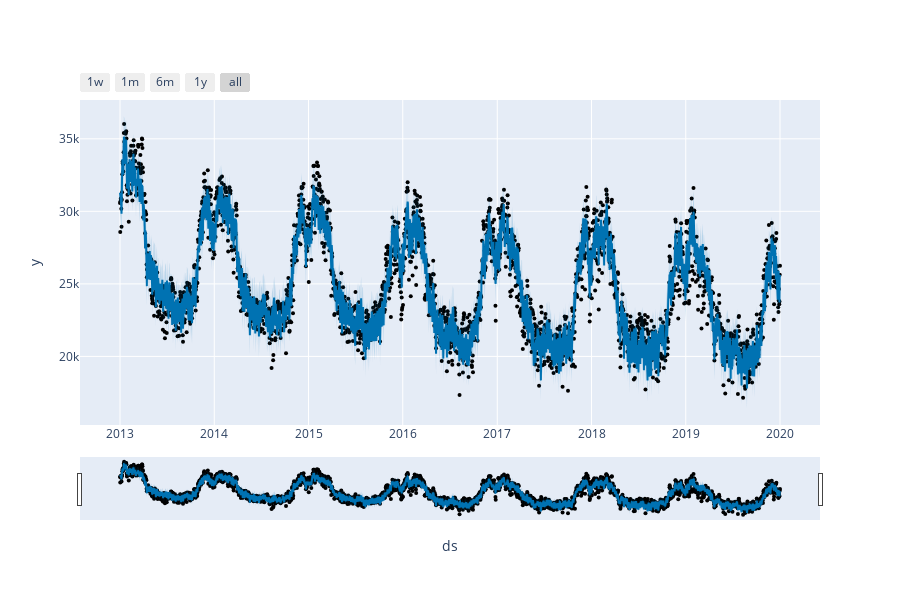

This figure's notebook cell:
### Code cell
plot_plotly(model, prediction)

### Figure 1 — Plotly figure (JSON) as saved in the notebook; plotly's stock layout.template omitted (floating-point values rounded to 4 significant figures; data arrays with more than 128 entries replaced by an {"elided": "..."} marker saying what was removed)
{"data": [{"marker": {"color": "black", "size": 4}, "mode": "markers", "name": "Actual", "type": "scatter", "x": {"elided": "2557 str values"}, "y": {"elided": "2557 int values"}}, {"hoverinfo": "skip", "line": {"width": 0}, "mode": "lines", "type": "scatter", "x": {"elided": "2557 str values"}, "y": {"elided": "2557 float values"}}, {"fill": "tonexty", "fillcolor": "rgba(0, 114, 178, 0.2)", "line": {"color": "#0072B2", "width": 2}, "mode": "lines", "name": "Predicted", "type": "scatter", "x": {"elided": "2557 str values"}, "y": {"elided": "2557 float values"}}, {"fill": "tonexty", "fillcolor": "rgba(0, 114, 178, 0.2)", "hoverinfo": "skip", "line": {"width": 0}, "mode": "lines", "type": "scatter", "x": {"elided": "2557 str values"}, "y": {"elided": "2557 float values"}}], "layout": {"height": 600, "showlegend": false, "width": 900, "xaxis": {"rangeselector": {"buttons": [{"count": 7, "label": "1w", "step": "day", "stepmode": "backward"}, {"count": 1, "label": "1m", "step": "month", "stepmode": "backward"}, {"count": 6, "label": "6m", "step": "month", "stepmode": "backward"}, {"count": 1, "label": "1y", "step": "year", "stepmode": "backward"}, {"step": "all"}]}, "rangeslider": {"visible": true}, "title": {"text": "ds"}, "type": "date"}, "yaxis": {"title": {"text": "y"}}}}
